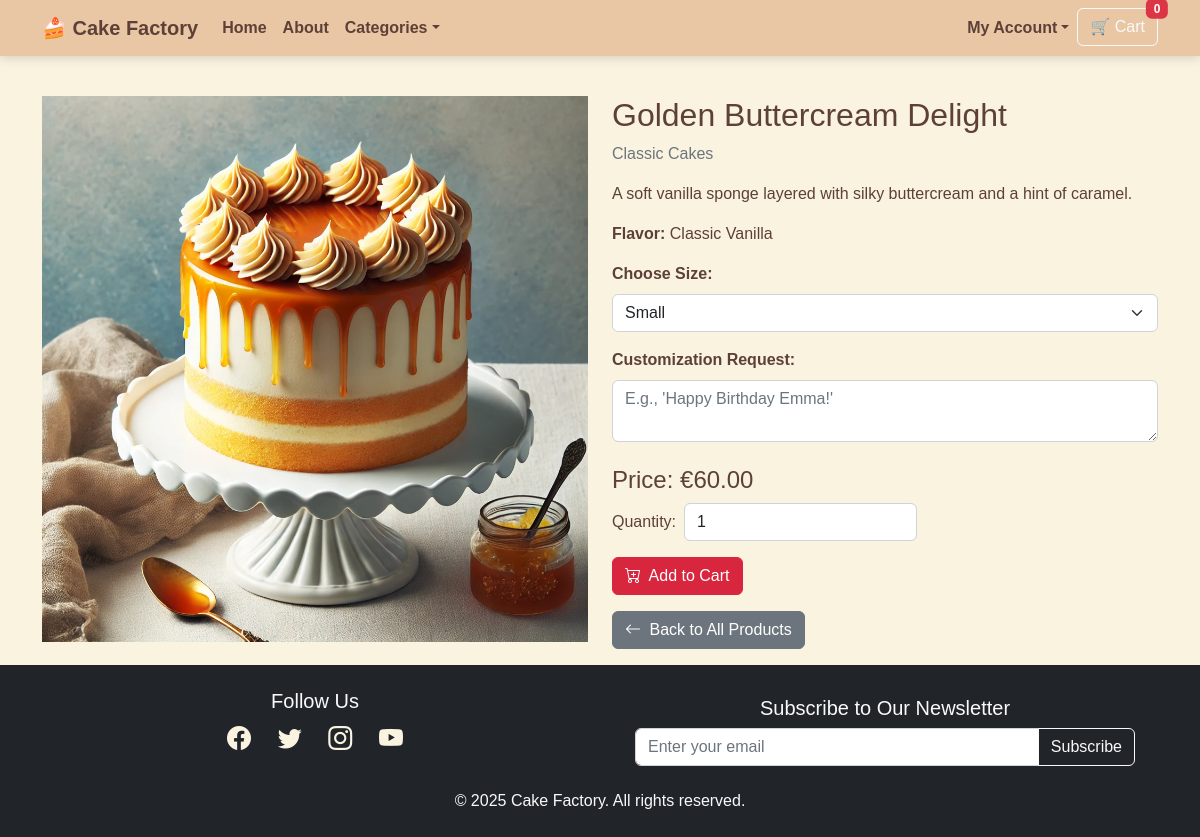
Screenshot of /products/2/ with the database file from the repository.
### products/models.py (models this page shows, shortened)
class Product(models.Model):
    name = models.CharField(max_length=255, unique=True)
    slug = models.SlugField(unique=True, blank=True)
    description = models.TextField(blank=True)
    price = models.DecimalField(max_digits=10, decimal_places=2)
    category = models.ForeignKey(
        Category, on_delete=models.SET_NULL,
        null=True, blank=True, related_name="products"
    )
    flavor = models.ForeignKey(
        Flavor, on_delete=models.SET_NULL,
        null=True, blank=True, related_name="products"
    )
    sizes = models.ManyToManyField(
        Size, blank=True, related_name="products"
    )
    image = models.ImageField(upload_to="product_images/", blank=True, null=True)
    allergen_info = models.TextField(blank=True, help_text="E.g., Contains nuts, gluten-free")
    available = models.BooleanField(default=True)  # If needed deactivate.
    created_at = models.DateTimeField(auto_now_add=True)

class Category(models.Model):
    name = models.CharField(max_length=100, unique=True)
    slug = models.SlugField(unique=True, blank=True)

class Flavor(models.Model):
    name = models.CharField(max_length=100, unique=True)
    slug = models.SlugField(unique=True, blank=True)

### products/views.py (the view)
# urls.py: path('<int:pk>/', ProductDetailView.as_view(), name='product_detail'),
class ProductDetailView(DetailView):
    model = Product
    template_name = 'products/product_detail.html'

### orders/context_processors.py (called while the page is built)
def cart_context(request):
    cart_items = 0
    cart_total_price = 0.0
    if request.user.is_authenticated:
        cart_items_qs = CartItem.objects.filter(user=request.user)
        cart_items = sum(item.quantity for item in cart_items_qs)
        cart_total_price = sum(item.line_total for item in cart_items_qs)
    else:
        session_cart = request.session.get("cart", {})
        cart_items = sum(item["quantity"] for item in session_cart.values())
        cart_total_price = sum(
            float(item["price"]) * int(item["quantity"])
            for item in session_cart.values()
        )
    return {
        "cart_items": cart_items,
        "cart_total_price": cart_total_price,
    }

### products/context_processors.py (called while the page is built)
def categories_context(request):
    return {
        'categories': Category.objects.all()
    }

### products/templates/products/product_detail.html (shortened to what this page needs)
{% extends "base.html" %}
{% load static %}
{% block content %}
<div class="row">
    <div class="col-md-6 mb-3">
        {% if product.image %}
            <img src="{{ product.image.url }}" class="img-fluid" alt="{{ product.name }}">
        {% else %}
            <img src="https://via.placeholder.com/600x400?text=No+Image" class="img-fluid" alt="No Image">
        {% endif %}
    </div>
    <div class="col-md-6 mb-3">
        <h2>{{ product.name }}</h2>
        {% if product.category %}
            <p class="text-muted">{{ product.category.name }}</p>
        {% else %}
            <p class="text-muted">No Category</p>
        {% endif %}
        <p>{{ product.description }}</p>
        {% if product.flavor %}
            <p><strong>Flavor:</strong> {{ product.flavor.name }}</p>
        {% endif %}
        <form method="POST" action="{% url 'cart_add' product.id %}">
            {% if product.sizes.all %}
                <div class="mb-3">
                    <label for="size" class="form-label"><strong>Choose Size:</strong></label>
                    <select name="size" id="size" class="form-select">
                        {% for size in product.sizes.all %}
                            <option value="{{ size.id }}" data-size-name="{{ size.name }}">{{ size.name }}</option>
                        {% endfor %}
                    </select>
                </div>
            {% endif %}
            <div class="mb-3">
                <label for="customization" class="form-label"><strong>Customization Request:</strong></label>
                <textarea name="customization" id="customization" class="form-control" placeholder="E.g., 'Happy Birthday Emma!'"></textarea>
            </div>
            <h4 class="mt-4">Price: <span id="product-price" data-base-price="{{ product.price }}">€{{ product.price }}</span></h4>
            <div class="d-flex align-items-center mb-3">
                <label for="quantity" class="me-2 mb-0">Quantity:</label>
                <input type="number" name="quantity" id="quantity" value="1" min="1" class="form-control w-auto">
            </div>
            <button type="submit" class="btn btn-primary">
                <i class="bi bi-cart-plus me-1"></i> Add to Cart
            </button>
        </form>
        <a href="{% url 'product_list' %}" class="btn btn-secondary mt-3">
            <i class="bi bi-arrow-left me-1"></i> Back to All Products
        </a>
    </div>
</div>
{% endblock %}

### static/css/styles.css (style rules this page uses)
html, body { height: 100%; display: flex; flex-direction: column; }
body { background-color: #FAF3E0; font-family: 'Poppins', sans-serif; color: #5D4037; }
.btn-primary { background-color: #D7263D; border-color: #D7263D; }

### rows the page displays
Product: image (picture), name "Golden Buttercream Delight", category.name "Classic Cakes", description "A soft vanilla sponge layered with silky buttercream and a hint of caramel.", flavor.name "Classic Vanilla", price "60.00"

### other values shown
{{ cart_items|default:0 }} "0"
form field size "Small"
